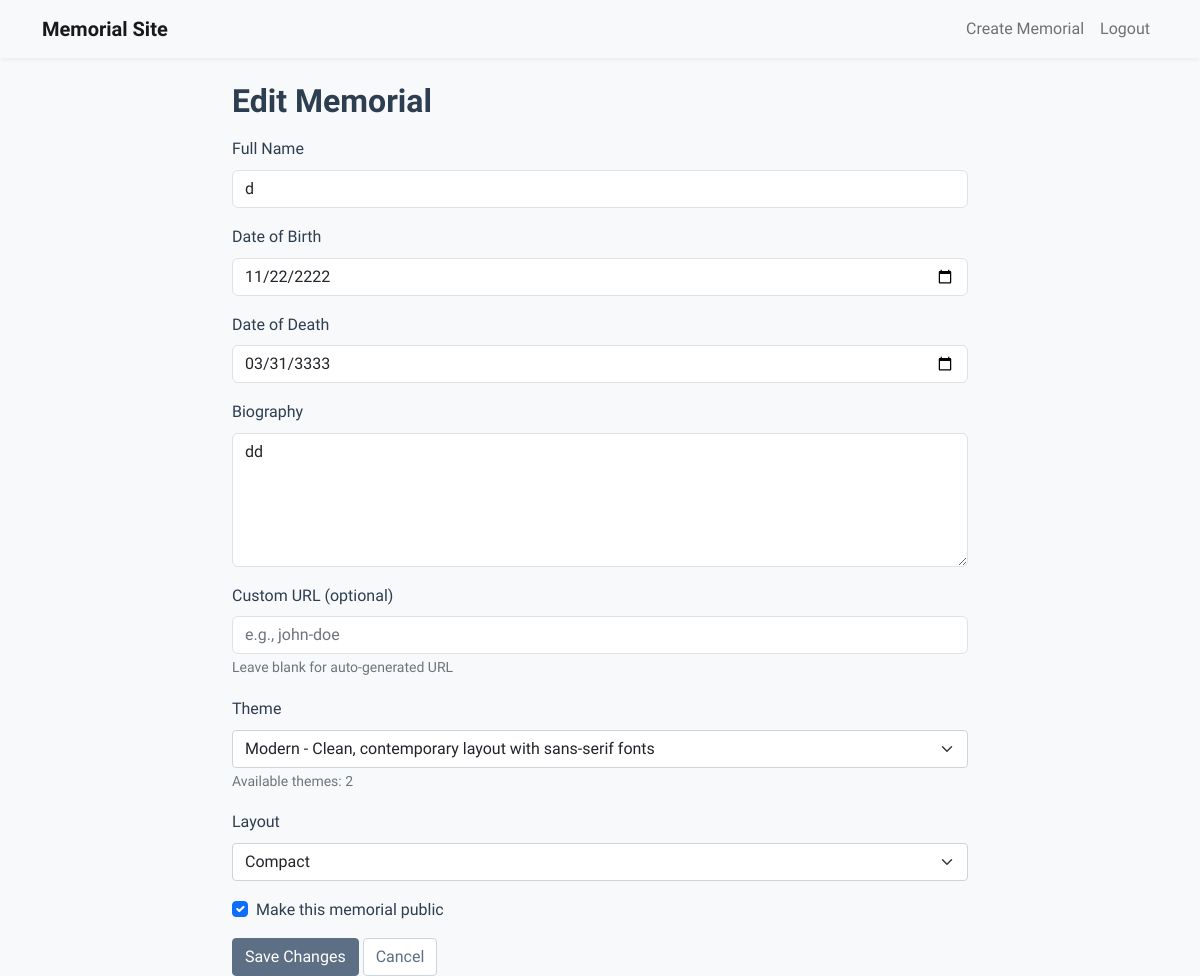
/memorial/1/edit (signed in), run on an earlier commit of the app's database.
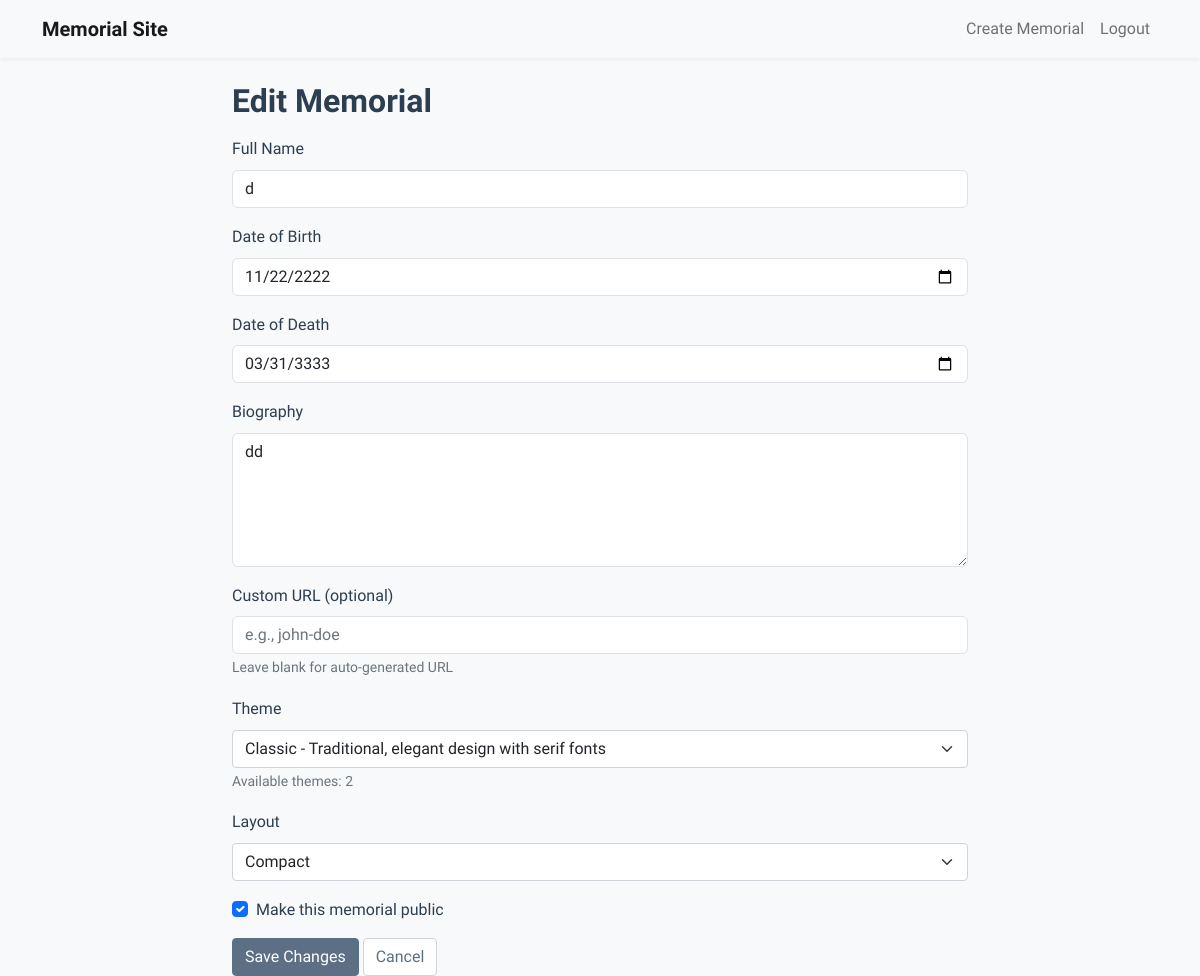
And on a later commit of the database.
### app/models/memorial.py (models this page shows, shortened)
class Memorial(db.Model):
    id = db.Column(db.Integer, primary_key=True)
    name = db.Column(db.String(100), nullable=False)
    birth_date = db.Column(db.Date)
    death_date = db.Column(db.Date)
    biography = db.Column(db.Text)
    custom_url = db.Column(db.String(100), unique=True)
    is_public = db.Column(db.Boolean, default=True)
    access_code = db.Column(db.String(20))
    created_at = db.Column(db.DateTime, default=datetime.utcnow)
    creator_id = db.Column(db.Integer, db.ForeignKey('user.id'), nullable=False)
    theme_id = db.Column(db.Integer, db.ForeignKey('theme.id'))
    layout = db.Column(db.String(32), default='standard')  # standard, compact, full-width, etc.
    photos = db.relationship('Photo', backref='memorial', lazy='dynamic')
    tributes = db.relationship('Tribute', backref='memorial', lazy='dynamic')
    events = db.relationship('Event', backref='memorial', lazy='dynamic')

### app/models/theme.py (models this page shows)
class Theme(db.Model):
    id = db.Column(db.Integer, primary_key=True)
    name = db.Column(db.String(64), unique=True, nullable=False)
    description = db.Column(db.String(256))
    template_path = db.Column(db.String(128), nullable=False)
    css_path = db.Column(db.String(128), nullable=False)
    is_active = db.Column(db.Boolean, default=True)
    created_at = db.Column(db.DateTime, default=datetime.utcnow)
    memorials = db.relationship('Memorial', backref='theme', lazy='dynamic')

### app/routes/memorial.py (the view, shortened to what this page needs)
@bp.route('/memorial/<int:id>/edit', methods=['GET', 'POST'])
@login_required
def edit(id):
    memorial = Memorial.query.get_or_404(id)
    if current_user.id != memorial.creator_id:
        flash('You do not have permission to edit this memorial')
        return redirect(url_for('memorial.view', id=id))
    themes = Theme.query.filter_by(is_active=True).all()
    print(f"Available themes: {[t.name for t in themes]}")  # Debug log
    return render_template('memorial/edit.html',
                         memorial=memorial,
                         themes=themes)

### app/models/user.py (called while the page is built)
@login_manager.user_loader
def load_user(id):
    return User.query.get(int(id))

### app/templates/memorial/edit.html (shortened to what this page needs)
{% extends "base.html" %}
{% block content %}
<div class="row">
    <div class="col-md-8 offset-md-2">
        <h2>Edit Memorial</h2>
        <form method="POST">
            <div class="mb-3">
                <label for="name" class="form-label">Full Name</label>
                <input type="text" class="form-control" id="name" name="name"
                       value="{{ memorial.name }}" required>
            </div>
            <div class="mb-3">
                <label for="birth_date" class="form-label">Date of Birth</label>
                <input type="date" class="form-control" id="birth_date" name="birth_date"
                       value="{{ memorial.birth_date.strftime('%Y-%m-%d') }}" required>
            </div>
            <div class="mb-3">
                <label for="death_date" class="form-label">Date of Death</label>
                <input type="date" class="form-control" id="death_date" name="death_date"
                       value="{{ memorial.death_date.strftime('%Y-%m-%d') }}" required>
            </div>
            <div class="mb-3">
                <label for="biography" class="form-label">Biography</label>
                <textarea class="form-control" id="biography" name="biography"
                          rows="5" required>{{ memorial.biography }}</textarea>
            </div>
            <div class="mb-3">
                <label for="custom_url" class="form-label">Custom URL (optional)</label>
                <input type="text" class="form-control" id="custom_url" name="custom_url"
                       value="" placeholder="e.g., john-doe">
                <small class="text-muted">Leave blank for auto-generated URL</small>
            </div>
            <div class="mb-3">
                <label for="theme" class="form-label">Theme</label>
                <select class="form-select" id="theme" name="theme_id">
                    {% if themes %}
                        {% for theme in themes %}
                        <option value="{{ theme.id }}" {% if memorial.theme_id == theme.id %}selected{% endif %}>
                            {{ theme.name }} - {{ theme.description }}
                        </option>
                        {% endfor %}
                    {% else %}
                        <option value="">No themes available</option>
                    {% endif %}
                </select>
                <small class="text-muted">
                    Available themes: {{ themes|length if themes else 0 }}
                </small>
            </div>
            <div class="mb-3">
                <label for="layout" class="form-label">Layout</label>
                <select class="form-select" id="layout" name="layout">
                    <option value="compact" {% if memorial.layout == 'compact' %}selected{% endif %}>Compact</option>
                </select>
            </div>
            <div class="mb-3 form-check">
                <input type="checkbox" class="form-check-input" id="is_public"
                       name="is_public" {% if memorial.is_public %}checked{% endif %}>
                <label class="form-check-label" for="is_public">Make this memorial public</label>
            </div>
            <button type="submit" class="btn btn-primary">Save Changes</button>
            <a href="{{ url_for('memorial.view', id=memorial.id) }}"
               class="btn btn-secondary">Cancel</a>
        </form>
    </div>
</div>
{% endblock %}

What changed in the data, as far as the page shows it:
changed Memorial "dd": theme_id "Modern - Clean, contemporary layout with sans-serif fonts" → "Classic - Traditional, elegant design with serif fonts"
